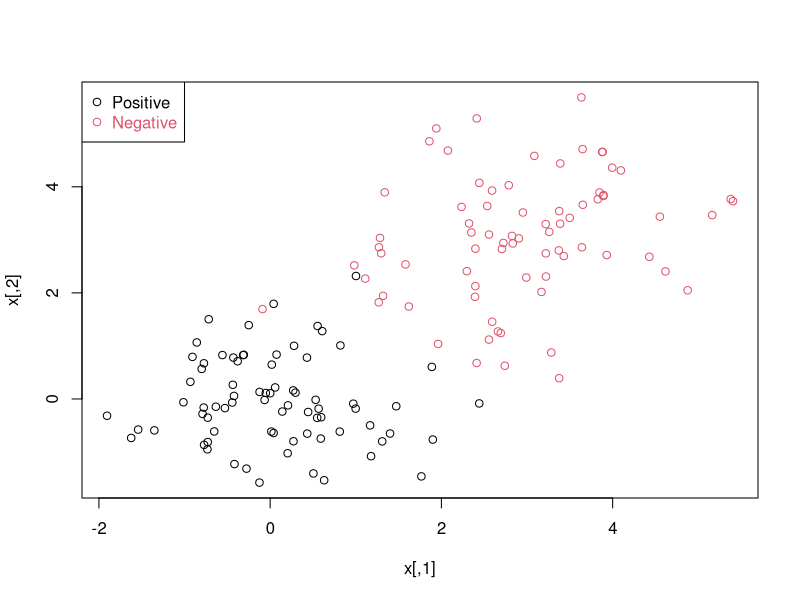
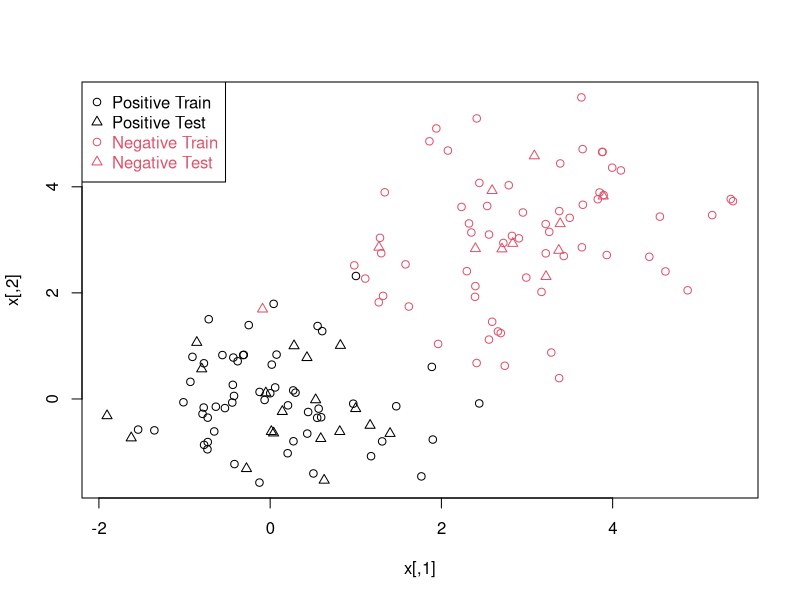

Write the R code that produced these figures, in order.
library(e1071)
library(rpart)
n <- 150 # number of data points
p <- 2 # dimension
sigma <- 1 # variance of the distribution
meanpos <- 0 # centre of the distribution of positive examples
meanneg <- 3 # centre of the distribution of negative examples
npos <- round(n/2) # number of positive examples
nneg <- n-npos # number of negative examples
# Generate the positive and negative examples
xpos <- matrix(rnorm(npos*p,mean=meanpos,sd=sigma),npos,p)
xneg <- matrix(rnorm(nneg*p,mean=meanneg,sd=sigma),npos,p)
x <- rbind(xpos,xneg)
# Generate the labels
y <- matrix(c(rep(1,npos),rep(-1,nneg)))
# Visualize the data
plot(x,col=ifelse(y>0,1,2))
legend("topleft",c('Positive','Negative'),col=seq(2),pch=1,text.col=seq(2))
#
ntrain <- round(n*0.8) # number of training examples
tindex <- sample(n,ntrain) # indices of training samples
xtrain <- x[tindex,]
xtest <- x[-tindex,]
ytrain <- y[tindex]
ytest <- y[-tindex]
istrain=rep(0,n)
istrain[tindex]=1
# Visualize
plot(x,col=ifelse(y>0,1,2),pch=ifelse(istrain==1,1,2))
legend("topleft",c('Positive Train','Positive Test','Negative Train','Negative Test'),col=c(1,1,2,2), pch=c(1,2,1,2), text.col=c(1,1,2,2))

